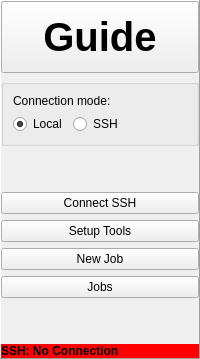
        <widget class="QFrame" name="frame_sidebar">
         <property name="frameShape">
          <enum>QFrame::Panel</enum>
         </property>
         <property name="frameShadow">
          <enum>QFrame::Raised</enum>
         </property>
         <layout class="QVBoxLayout" name="verticalLayout">
          <property name="leftMargin">
           <number>0</number>
          </property>
          <property name="topMargin">
           <number>0</number>
          </property>
          <property name="rightMargin">
           <number>0</number>
          </property>
          <property name="bottomMargin">
           <number>0</number>
          </property>
          <item>
           <widget class="QPushButton" name="pushButton_help">
            <property name="minimumSize">
             <size>
              <width>0</width>
              <height>72</height>
             </size>
            </property>
            <property name="autoFillBackground">
             <bool>false</bool>
            </property>
            <property name="styleSheet">
             <string notr="true">*{font: bold; font-size:30pt }</string>
            </property>
            <property name="text">
             <string>Guide</string>
            </property>
            <property name="default">
             <bool>false</bool>
            </property>
           </widget>
          </item>
          <item>
           <widget class="QGroupBox" name="groupBox_connectionmode">
            <property name="title">
             <string/>
            </property>
            <layout class="QFormLayout" name="formLayout">
             <item row="0" column="0" colspan="2">
              <widget class="QLabel" name="label">
               <property name="text">
                <string>Connection mode:</string>
               </property>
              </widget>
             </item>
             <item row="1" column="0">
              <widget class="QRadioButton" name="radioButton_mode_local">
               <property name="text">
                <string>Local</string>
               </property>
               <property name="checked">
                <bool>true</bool>
               </property>
              </widget>
             </item>
             <item row="1" column="1">
              <widget class="QRadioButton" name="radioButton_mode_ssh">
               <property name="text">
                <string>SSH</string>
               </property>
               <property name="checked">
                <bool>false</bool>
               </property>
              </widget>
             </item>
            </layout>
           </widget>
          </item>
          <item>
           <spacer name="verticalSpacer">
            <property name="orientation">
             <enum>Qt::Vertical</enum>
            </property>
            <property name="sizeHint" stdset="0">
             <size>
              <width>20</width>
              <height>40</height>
             </size>
            </property>
           </spacer>
          </item>
          <item>
           <widget class="QPushButton" name="pushButton_nav_ssh">
            <property name="maximumSize">
             <size>
              <width>16777215</width>
              <height>16777215</height>
             </size>
            </property>
            <property name="text">
             <string>Connect SSH</string>
            </property>
           </widget>
          </item>
          <item>
           <widget class="QPushButton" name="pushButton_nav_tools">
            <property name="text">
             <string>Setup Tools</string>
            </property>
           </widget>
          </item>
          <item>
           <widget class="QPushButton" name="pushButton_nav_run">
            <property name="text">
             <string>New Job</string>
            </property>
           </widget>
          </item>
          <item>
           <widget class="QPushButton" name="pushButton_nav_jobs">
            <property name="text">
             <string>Jobs</string>
            </property>
           </widget>
          </item>
          <item>
           <spacer name="verticalSpacer_2">
            <property name="orientation">
             <enum>Qt::Vertical</enum>
            </property>
            <property name="sizeHint" stdset="0">
             <size>
              <width>20</width>
              <height>40</height>
             </size>
            </property>
           </spacer>
          </item>
          <item>
           <widget class="QLabel" name="label_ssh_connection">
            <property name="font">
             <font>
              <weight>75</weight>
              <bold>true</bold>
             </font>
            </property>
            <property name="styleSheet">
             <string notr="true">background-color: red</string>
            </property>
            <property name="text">
             <string>SSH: No Connection</string>
            </property>
            <property name="wordWrap">
             <bool>false</bool>
            </property>
            <property name="margin">
             <number>10</number>
            </property>
           </widget>
          </item>
         </layout>
        </widget>
